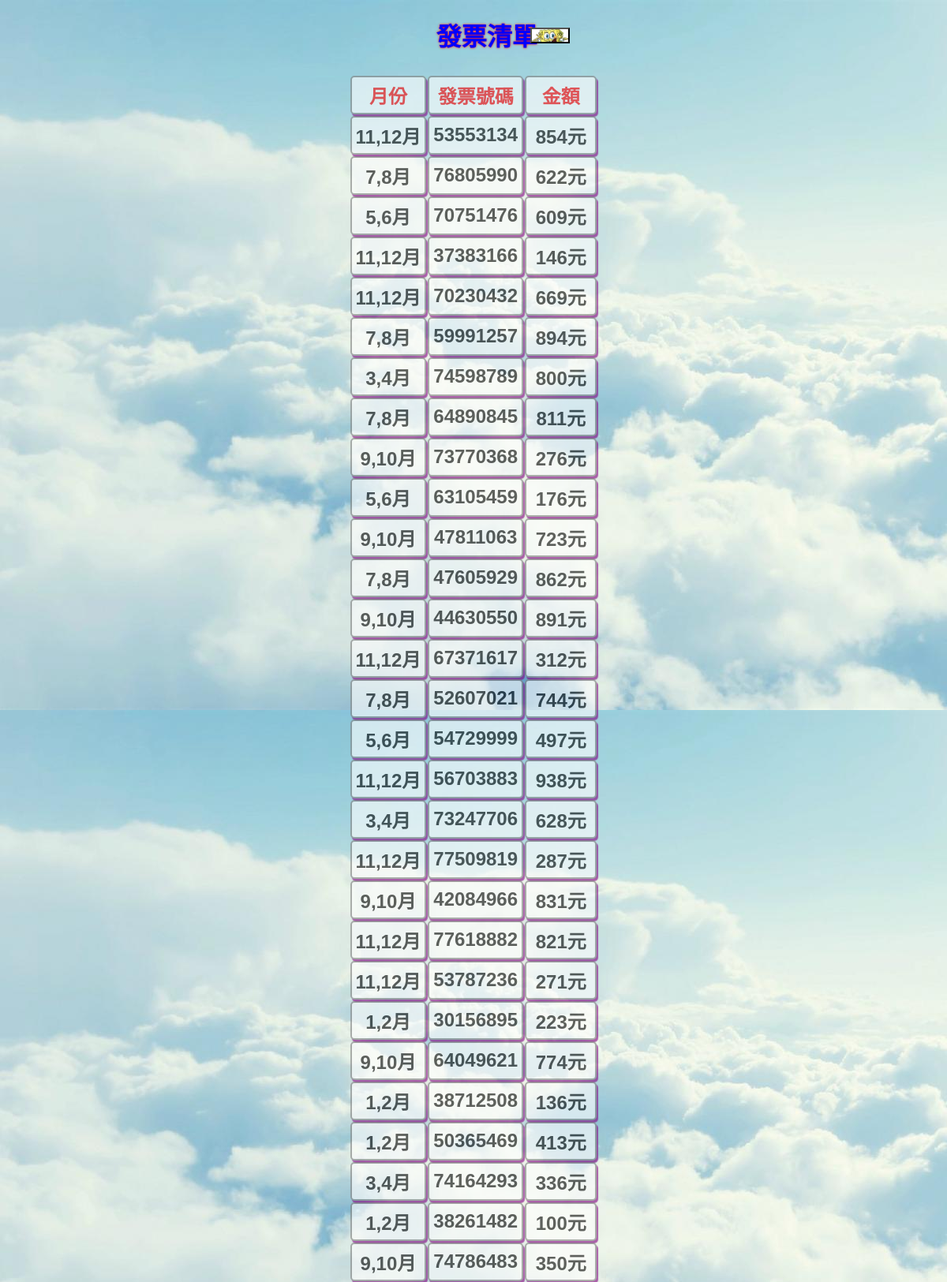
The page /now.php (upper part) on the database its author committed.
### tables this page shows
CREATE TABLE `rec` (
  `id` int(10) UNSIGNED NOT NULL,
  `year` year(4) NOT NULL,
  `mon` varchar(10) NOT NULL,
  `num` int(10) NOT NULL,
  `money` int(10) NOT NULL,
  `code` varchar(10) NOT NULL
);

### now.php (the view, shortened to what this page needs)
<!DOCTYPE html>
<html lang="en">
<head>
</head>
<body>
<h1><span style="font-family:'微軟正黑體',sans-serif; color:blue; position:relative;left:46%; text-shadow:0px 0px 3px red;;" >發票清單</span></h1>
<input type="button" class ="btn" onclick="location.href='index.php'">
<?php
include_once "base.php";
$sql="SELECT `mon`, `num`, `money` FROM `rec` WHERE 1";
$data=$pdo->query($sql)->fetchAll(PDO::FETCH_ASSOC);
?>
<table>
    <tr style="color:red; font-weight:bold;">
        <td>月份</td>
        <td>發票號碼</td>
        <td>金額</td>
    </tr>
<?php
foreach ($data as $value) {
?>
<?php
    if ($value['mon']==1){
?><tr>
<td>
<?php
        echo "1,2月";
?>
</td>
<td>
<?php
        echo $value['num'];
?>
</td>
<td>
<?php
        echo $value['money']."元";
?>
</td>
<?php
    }else if($value['mon']==2){
        ?><tr>
<td>
<?php
        echo "3,4月";
?>
</td>
<td>
<?php
        echo $value['num'];
?>
</td>
<td>
<?php
        echo $value['money']."元";
?>
</td>
<?php
    }else if($value['mon']==3){
        ?><tr>
<td>
<?php
        echo "5,6月";
?>
</td>
<td>
<?php
        echo $value['num'];
?>
</td>
<td>
<?php
        echo $value['money']."元";
?>
</td>
<?php
    }else if($value['mon']==4){
        ?><tr>
<td>
<?php
        echo "7,8月";
?>
</td>
<td>
<?php
        echo $value['num'];
?>
</td>
<td>
<?php
        echo $value['money']."元";
?>
</td>
<?php
    }else if($value['mon']==5){
        ?><tr>
<td>
<?php
        echo "9,10月";
?>
</td>
<td>
<?php
        echo $value['num'];
?>
</td>
<td>
<?php
        echo $value['money']."元";
?>
</td>
<?php
    }else if($value['mon']==6){
        ?><tr>
<td>
<?php
        echo "11,12月";
?>
</td>
<td>
<?php
        echo $value['num'];
?>
</td>
<td>
<?php
        echo $value['money']."元";
?>
</td>
<?php
    }
?>
    </tr>
<?php
}
?>
</table>
</body>
</html>

### now.php (style rules this page uses)
table { margin:0px; padding:5px; font-family:'微軟正黑體',sans-serif; font-size:1.5em; display:flex; justify-content:center; align-items:center; position:relative; }
td { background: white; border: 2px solid gray; padding:5px; text-align:center; font-weight:bold; box-shadow:2px 3px 1px purple; border-radius:5px; opacity:0.6; }
body { background-image:url(./images/5.jpg); background-repeat: cover; }
.btn { position: absolute; top: 35px; left:56%; background-image:url("./images/2.jpg"); background-size:cover; width:50px; height:20px; cursor:pointer; }

### rows shown on the page
rec: num "53553134", money "854"
rec: num "76805990", money "622"
rec: num "70751476", money "609"
rec: num "37383166", money "146"
rec: num "70230432", money "669"
rec: num "59991257", money "894"
rec: num "74598789", money "800"
rec: num "64890845", money "811"
rec: num "73770368", money "276"
rec: num "63105459", money "176"
rec: num "47811063", money "723"
rec: num "47605929", money "862"
rec: num "44630550", money "891"
rec: num "67371617", money "312"
rec: num "52607021", money "744"
rec: num "54729999", money "497"
rec: num "56703883", money "938"
rec: num "73247706", money "628"
rec: num "77509819", money "287"
rec: num "42084966", money "831"
rec: num "77618882", money "821"
rec: num "53787236", money "271"
rec: num "30156895", money "223"
rec: num "64049621", money "774"
rec: num "38712508", money "136"
rec: num "50365469", money "413"
rec: num "74164293", money "336"
rec: num "38261482", money "100"
rec: num "74786483", money "350"
